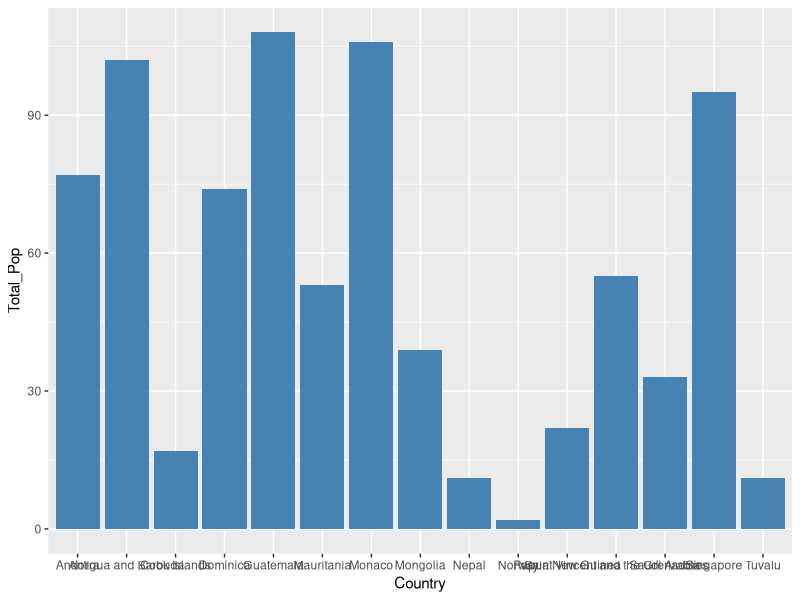
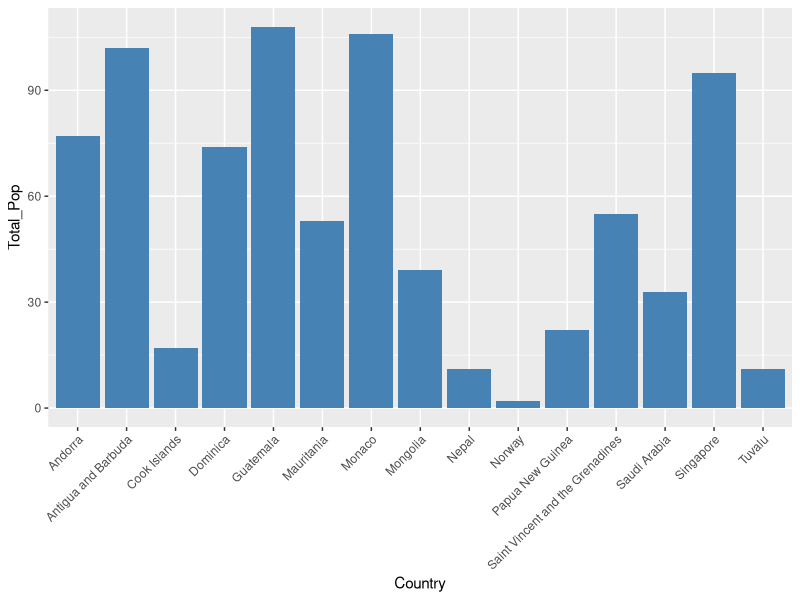
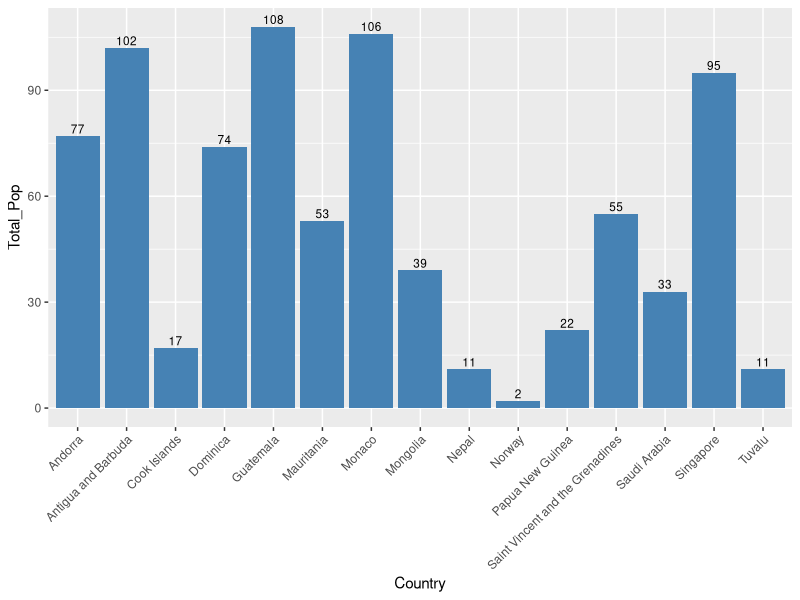
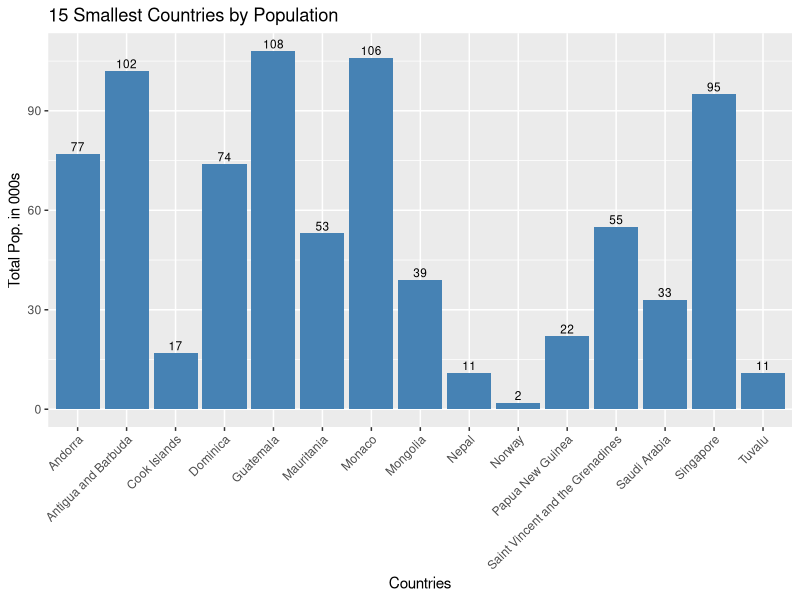
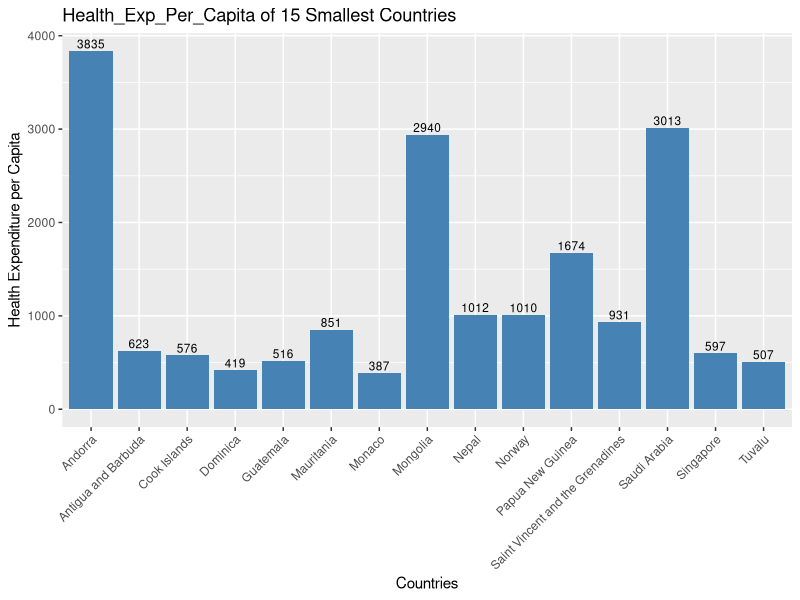
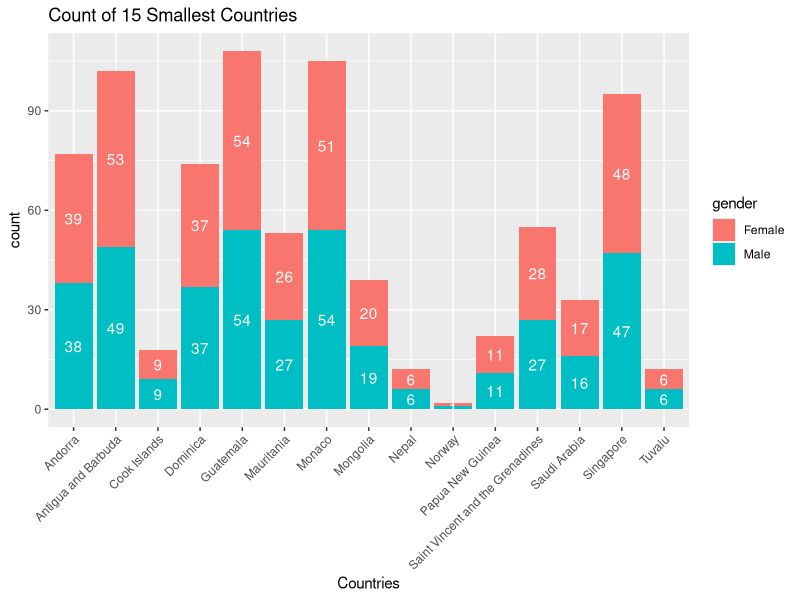
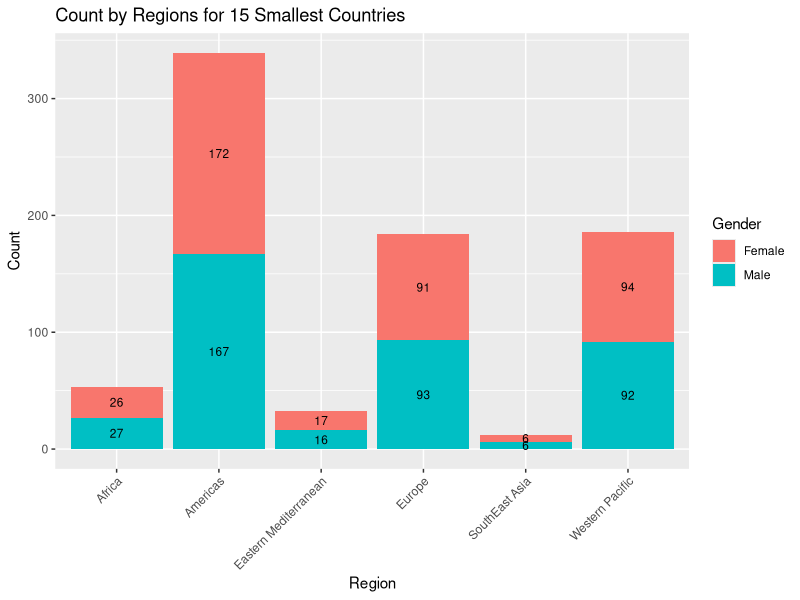
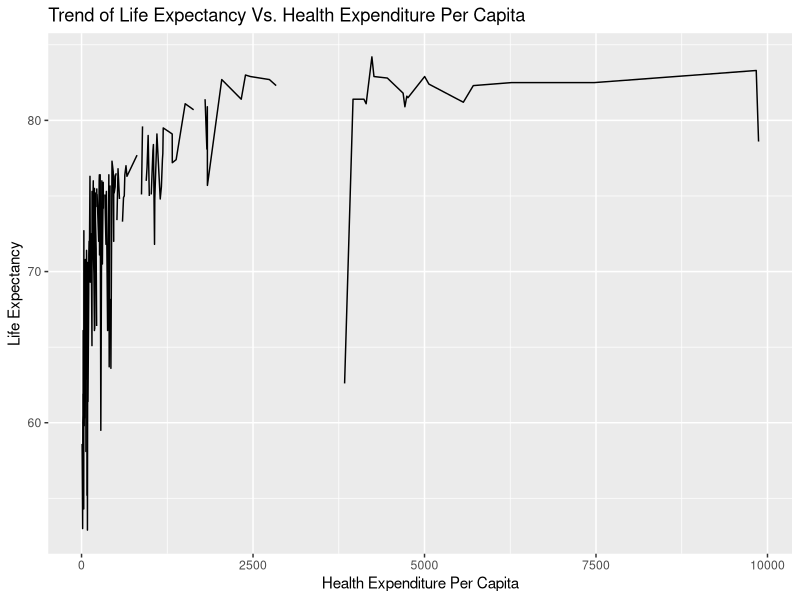

Here is the R script that generated these plots, in order:
## ---- chunk 1
data <- read.csv("cleaned_WHS_2019.csv", stringsAsFactors = FALSE)
str(data)
## ---- chunk 2
library(ggplot2)
## ---- chunk 3
library(dplyr)
library(tidyr)
## ---- chunk 4
data_15 <- data[order(data$Total_Pop), ] %>%
  slice(1:15)

# Print a few rows to have a look
head(data_15)
## ---- chunk 5
# Basic barplot
p <-ggplot(data_15, aes(x=Country, y=Total_Pop)) +
  geom_bar(stat="identity", fill="steelblue") 
p
## ---- chunk 6
p <- p + theme(axis.text.x = element_text(angle = 45, hjust = 1))
p
## ---- chunk 7
p <- p + geom_text(aes(label= Total_Pop), vjust=-0.3, size=3)
p
## ---- chunk 8
p <- p + xlab("Countries") + ylab("Total Pop. in 000s") +
  ggtitle("15 Smallest Countries by Population") 
p
## ---- chunk 9
p <-ggplot(data_15, aes(x=Country, y=Health_Exp_Per_Capita)) +
              geom_bar(stat="identity", fill="steelblue") +
              theme(axis.text.x = element_text(angle = 45, hjust = 1)) + 
              geom_text(aes(label= Health_Exp_Per_Capita), vjust=-0.3, size=3) +
              xlab("Countries") + ylab("Health Expenditure per Capita") +
              ggtitle("Health_Exp_Per_Capita of 15 Smallest Countries")
  
p
## ---- chunk 10
Countries <- data_15$Country

df_pop <- rbind(
            data.frame(Countries, "count" = data_15$Male, "gender"="Male"),
            data.frame(Countries, "count" = data_15$Female, "gender"="Female")) %>%
          group_by(Countries) %>%
          mutate(lab_ypos = cumsum(count) - 0.5 * count)
df_pop
## ---- chunk 11
ggplot(df_pop, aes(x= Countries, y=count, fill=gender)) +
    geom_bar(stat="identity") +
    geom_text(aes(y = lab_ypos, label = count), color = "white") +
    theme(axis.text.x = element_text(angle = 45, hjust = 1)) +
    ggtitle("Count of 15 Smallest Countries")
## ---- chunk 12
df_pop <- data_15 %>% 
          group_by(Region) %>%
          summarise(
            Male = sum(Male, na.rm = TRUE),
            Female = sum(Female, na.rm = TRUE)) %>%
          pivot_longer(cols = c(Male, Female), names_to = "Gender", values_to = "Count") %>%
          mutate(lab_ypos = cumsum(Count) - 0.5 * Count)

ggplot(df_pop, aes(x= Region, y=Count, fill=Gender)) +
    geom_bar(stat="identity") +
    geom_text(aes(label = Count), position = position_stack(vjust = 0.5), color = "black", size = 3) +
    theme(axis.text.x = element_text(angle = 45, hjust = 1))+
    ggtitle("Count by Regions for 15 Smallest Countries")

## ---- chunk 13
ggplot(data=data, aes(x=Health_Exp_Per_Capita, y=Life_Expectancy_Both)) +
  geom_line() + 
  xlab("Health Expenditure Per Capita") + ylab("Life Expectancy") +
  ggtitle("Trend of Life Expectancy Vs. Health Expenditure Per Capita")
## ---- chunk 14
data_clean <- data %>% drop_na(Life_Expectancy_Both, Health_Exp_Per_Capita)

ggplot(data=data_clean, aes(x=Health_Exp_Per_Capita, y=Life_Expectancy_Both, group=1)) +
  geom_line()+
  xlab("Health Expenditure Per Capita") + ylab("Life Expectancy") +
  ggtitle("Trend of Life Expectancy Vs. Health Expenditure Per Capita")
## ---- chunk 15
data_agg <- data %>%
            group_by(Region) %>%
            summarise(
              Avg_Life_Expectancy = mean(Life_Expectancy_Both, na.rm = TRUE),
              Avg_Heart_Disease = mean(Heart_Disease_Total, na.rm = TRUE))
## ---- chunk 16
data_agg_long <- data_agg %>%
  pivot_longer(cols = c(Avg_Life_Expectancy, Avg_Heart_Disease),
               names_to = "Variable", values_to = "Value")
## ---- chunk 17
p <- ggplot(data_agg_long, aes(x = Variable, y = Region, fill = Value)) +
  geom_tile() +
  scale_fill_gradient(low = "white", high = "steelblue",               
                      limits = c(0, 100),  # Adjust these limits based on your data range
                      breaks = seq(0, 100, by = 10)) +
  labs(title = "Heatmap across Avg Life Expectancy and % Heart Disease",
       x = "Variables",
       y = "Region") +
  theme_minimal()
p
## ---- chunk 18
p <- p +  geom_text(size = 3, color = "black", aes(label = sprintf("%.1f", Value)), vjust = 1) +
          scale_fill_gradient(
              low = "white",
              high = "red",
              limits = c(0, 100),  # Adjust these limits based on your data range
              breaks = seq(0, 100, by = 10)
          ) 
p
## ---- chunk 19
data_agg_pop <- data %>%
            group_by(Region) %>%
            summarise(
              Total_Male = sum(Male, na.rm = TRUE),
              Total_Female = sum(Female, na.rm = TRUE))

data_agg_pop_long <- data_agg_pop %>%
  pivot_longer(cols = c(Total_Male, Total_Female),
               names_to = "Variable", values_to = "Value")

ggplot(data_agg_pop_long, aes(x = Variable, y = Region, fill = Value)) +
  geom_tile() +
  geom_text(size = 3, color = "black", aes(label = sprintf("%.1f", Value)), vjust = 1) +
  scale_fill_gradient(
              low = "white",
              high = "red",
              limits = c(350000, 1100000),  # Adjust these limits based on your data range
              breaks = seq(350000, 1500000, by = 100000)
          ) +
  labs(title = "Heatmap of Population across Gender",
       x = "Variables",
       y = "Region") +
  theme_minimal()

